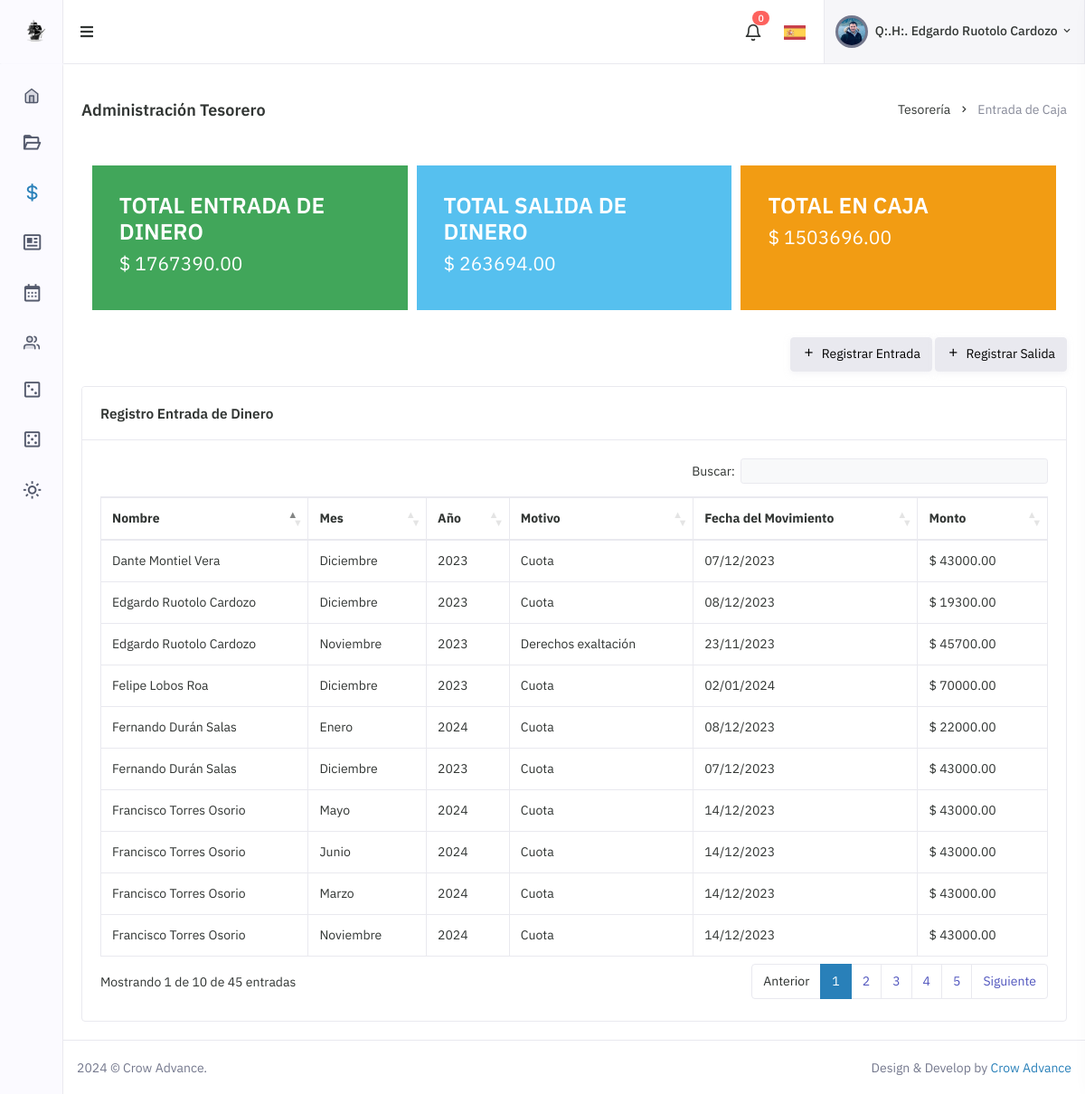
The page /app/public/Admin/apps-tesoreria-entrada.php (signed in) on the database its author committed.
### tables this page shows
CREATE TABLE `entradadinero` (
  `id_Entrada` int(11) NOT NULL,
  `id_User` int(11) DEFAULT NULL,
  `entrada_Mes` varchar(16) DEFAULT NULL,
  `entrada_Ano` varchar(16) DEFAULT NULL,
  `entrada_Motivo` int(11) DEFAULT NULL,
  `entrada_Monto` decimal(10,2) DEFAULT NULL,
  `entrada_MovimientoFecha` date NOT NULL
);

CREATE TABLE `users` (
  `id` int(11) NOT NULL,
  `useremail` varchar(100) NOT NULL,
  `username` varchar(50) NOT NULL,
  `password` varchar(100) NOT NULL,
  `token` varchar(100) DEFAULT NULL,
  `image` text,
  `name` varchar(100) DEFAULT NULL,
  `lastname` varchar(100) DEFAULT NULL,
  `date_birthday` date DEFAULT NULL,
  `phone` varchar(50) DEFAULT NULL,
  `address` varchar(100) DEFAULT NULL,
  `city` varchar(100) DEFAULT NULL,
  `category` int(11) DEFAULT NULL,
  `date_initiation` date DEFAULT NULL,
  `date_salary` date DEFAULT NULL,
  `date_exalted` date DEFAULT NULL,
  `grado` int(11) DEFAULT NULL,
  `oficialidad` int(11) DEFAULT NULL,
  `estado` tinyint(1) DEFAULT '1',
  `created_at` datetime DEFAULT CURRENT_TIMESTAMP
);

CREATE TABLE `entradamotivo` (
  `id_Motivo` int(11) NOT NULL,
  `name_Motivo` varchar(100) DEFAULT NULL
);

### app/public/Admin/apps-tesoreria-entrada.php (the view, shortened to what this page needs)
<?php include 'layouts/head-main.php'; ?>
<?php include 'layouts/config.php';?>
<head>
    <link href="assets/libs/datatables.net-bs4/css/dataTables.bootstrap4.min.css" rel="stylesheet" type="text/css" />
    <link href="assets/libs/datatables.net-responsive-bs4/css/responsive.bootstrap4.min.css" rel="stylesheet" type="text/css" />
    <?php include 'layouts/head-style.php'; ?>
</head>
<?php include 'layouts/body.php'; ?>
<div id="layout-wrapper">
    <div class="main-content">
        <div class="page-content">
            <div class="container-fluid">
                <div class="row">
                    <div class="col-12">
                        <div class="page-title-box d-sm-flex align-items-center justify-content-between">
                            <h4 class="mb-sm-0 font-size-18">Administración Tesorero</h4>
                            <div class="page-title-right">
                                <ol class="breadcrumb m-0">
                                    <li class="breadcrumb-item"><a href="javascript: void(0);">Tesorería</a></li>
                                    <li class="breadcrumb-item active">Entrada de Caja</li>
                                </ol>
                            </div>
                        </div>
                    </div>
                </div>
                <div class="d-flex flex-row justify-content-center col-totales">
                    <div class="col-entrada style-col">
                        <h3>TOTAL ENTRADA DE DINERO</h3>
                        <?php
                        $query ="SELECT SUM(entrada_Monto) AS total_entrada
                                 FROM entradadinero;";
                        $result_task1 = mysqli_query($link, $query);
                        while ($row = mysqli_fetch_Array($result_task1))  {
                            ?>
                            <h4>$ <?php echo $row['total_entrada'] ?></h4>
                            <?php
                        }
                        ?>
                    </div>
                    <div class="col-salida style-col">
                        <h3>TOTAL SALIDA DE DINERO</h3>
                        <?php
                        $query ="SELECT SUM(salida_Monto) AS total_salida
                                 FROM salidadinero;";
                        $result_task2 = mysqli_query($link, $query);
                        while ($row = mysqli_fetch_Array($result_task2))  {
                            ?>
                            <h4>$ <?php echo $row['total_salida'] ?></h4>
                            <?php
                        }
                        ?>
                    </div>
                    <div class="col-total style-col">
                        <h3>TOTAL EN CAJA</h3>
                        <?php
                        $query ="SELECT
                                COALESCE((SELECT SUM(COALESCE(entrada_Monto, 0)) FROM entradadinero), 0) -
                                COALESCE((SELECT SUM(COALESCE(salida_Monto, 0)) FROM salidadinero), 0) AS saldo_total;
                            ";
                        $result_task3 = mysqli_query($link, $query);
                        while ($row = mysqli_fetch_Array($result_task3))  {
                            ?>
                            <h4>$ <?php echo $row['saldo_total'] ?></h4>
                            <?php
                        }
                        ?>
                    </div>
                </div>
                <div class="row align-items-center">
                    <div class="col-md-6">
                    </div>
                    <div class="col-md-6">
                        <div class="d-flex flex-wrap align-items-center justify-content-end gap-2 mb-3">
                            <?php
                            if ($_SESSION['category'] == 2 || $_SESSION['username'] == '270396356'){
                                ?>
                                <div>
                                    <a href="apps-tesoreria-entrada-registro.php" class="btn btn-light"><i class="bx bx-plus me-1"></i> Registrar Entrada</a>
                                    <a href="apps-tesoreria-salida-registro.php" class="btn btn-light"><i class="bx bx-plus me-1"></i> Registrar Salida</a>
                                </div>
                                <?php
                            } else{
                                ?>
                                <div>
                                    <a href="#" class="btn btn-light disabled"><i class="bx bx-plus me-1"></i> Nuevo Documento</a>
                                </div>
                                <?php
                            }
                            ?>
                        </div>
                    </div>
                </div>
                <div class="row">
                    <div class="col-xl-12">
                        <div class="card">
                            <div class="card-header align-items-center d-flex">
                                <h4 class="card-title mb-0 flex-grow-1">Registro Entrada de Dinero</h4>
                            </div>
                            <div class="card-body">
                                <table id="datatable-buttons" class="table table-bordered dt-responsive nowrap w-100">
                                    <thead>
                                        <tr>
                                            <th>Nombre</th>
                                            <th>Mes</th>
                                            <th>Año</th>
                                            <th>Motivo</th>
                                            <th>Fecha del Movimiento</th>
                                            <th>Monto</th>
                                        </tr>
                                    </thead>
                                    <tbody>
                                        <?php
                                        $query ="SELECT *, E.id_Entrada as 'eid' from entradadinero E
                                            JOIN users U on E.id_User = U.id
                                            JOIN entradamotivo EM on E.entrada_Motivo = EM.id_Motivo
                                            ORDER BY E.entrada_MovimientoFecha DESC;";
                                        $result_task = mysqli_query($link, $query);
                                        while ($row = mysqli_fetch_Array($result_task))  {
                                            ?>
                                            <tr>
                                                <td><?php echo $row['name'] ?> <?php echo $row['lastname'] ?></td>
                                                <td><?php echo $row['entrada_Mes'] ?></td>
                                                <td><?php echo $row['entrada_Ano'] ?></td>
                                                <td><?php echo $row['name_Motivo'] ?></td>
                                                <td><?php echo date('d/m/Y', strtotime($row['entrada_MovimientoFecha'])); ?></td>
                                                <td>$ <?php echo $row['entrada_Monto'] ?></td>
                                            </tr>
                                            <?php
                                        }
                                        ?>
                                    </tbody>
                                </table>
                            </div>
                        </div>
                    </div>
                </div>
            </div>
        </div>
        <?php include 'layouts/footer.php'; ?>
    </div>
</div>
</body>
</html>

### app/public/Admin/assets/css/style.css (style rules this page uses)
a { color: #2980b9; }
.col-totales { margin-top: 30px; margin-bottom: 30px; }
.col-entrada { background-color: #41a65a; padding: 30px; border: 0; margin-left: 5px; margin-right: 5px; width: 32%; }
.style-col > h3 { color: #FFFFFF; }
.style-col > h4 { color: #FFFFFF; font-weight: normal; }
.col-salida { background-color: #56c0ef; padding: 30px; border: 0; margin-left: 5px; margin-right: 5px; width: 32%; }
.col-total { background-color: #f29c13; padding: 30px; border: 0; margin-left: 5px; margin-right: 5px; width: 32%; }

### rows shown on the page
entradadinero: id_User.name "Felipe", id_User.lastname "Lobos Roa", entrada_Mes "Diciembre", entrada_Ano "2023", entrada_Motivo.name_Motivo "Cuota", entrada_MovimientoFecha "02/01/2024", entrada_Monto "70000.00"
entradadinero: id_User.name "Francisco", id_User.lastname "Torres Osorio", entrada_Mes "Mayo", entrada_Ano "2024", entrada_Motivo.name_Motivo "Cuota", entrada_MovimientoFecha "14/12/2023", entrada_Monto "43000.00"
entradadinero: id_User.name "Francisco", id_User.lastname "Torres Osorio", entrada_Mes "Junio", entrada_Ano "2024", entrada_Motivo.name_Motivo "Cuota", entrada_MovimientoFecha "14/12/2023", entrada_Monto "43000.00"
entradadinero: id_User.name "Francisco", id_User.lastname "Torres Osorio", entrada_Mes "Marzo", entrada_Ano "2024", entrada_Motivo.name_Motivo "Cuota", entrada_MovimientoFecha "14/12/2023", entrada_Monto "43000.00"
entradadinero: id_User.name "Francisco", id_User.lastname "Torres Osorio", entrada_Mes "Noviembre", entrada_Ano "2024", entrada_Motivo.name_Motivo "Cuota", entrada_MovimientoFecha "14/12/2023", entrada_Monto "43000.00"
entradadinero: id_User.name "Fernando", id_User.lastname "Durán Salas", entrada_Mes "Enero", entrada_Ano "2024", entrada_Motivo.name_Motivo "Cuota", entrada_MovimientoFecha "08/12/2023", entrada_Monto "22000.00"
entradadinero: id_User.name "Edgardo", id_User.lastname "Ruotolo Cardozo", entrada_Mes "Diciembre", entrada_Ano "2023", entrada_Motivo.name_Motivo "Cuota", entrada_MovimientoFecha "08/12/2023", entrada_Monto "19300.00"
entradadinero: id_User.name "Fernando", id_User.lastname "Durán Salas", entrada_Mes "Diciembre", entrada_Ano "2023", entrada_Motivo.name_Motivo "Cuota", entrada_MovimientoFecha "07/12/2023", entrada_Monto "43000.00"
entradadinero: id_User.name "Dante", id_User.lastname "Montiel Vera", entrada_Mes "Diciembre", entrada_Ano "2023", entrada_Motivo.name_Motivo "Cuota", entrada_MovimientoFecha "07/12/2023", entrada_Monto "43000.00"
entradadinero: id_User.name "Edgardo", id_User.lastname "Ruotolo Cardozo", entrada_Mes "Noviembre", entrada_Ano "2023", entrada_Motivo.name_Motivo "Derechos exaltación", entrada_MovimientoFecha "23/11/2023", entrada_Monto "45700.00"

### other values the page prints
$cantidad_mensajes_sin_leer "0"
$_SESSION['name'] "Edgardo"
$_SESSION['lastname'] "Ruotolo Cardozo"
$row['total_entrada'] "1767390.00"
$row['total_salida'] "263694.00"
$row['saldo_total'] "1503696.00"
